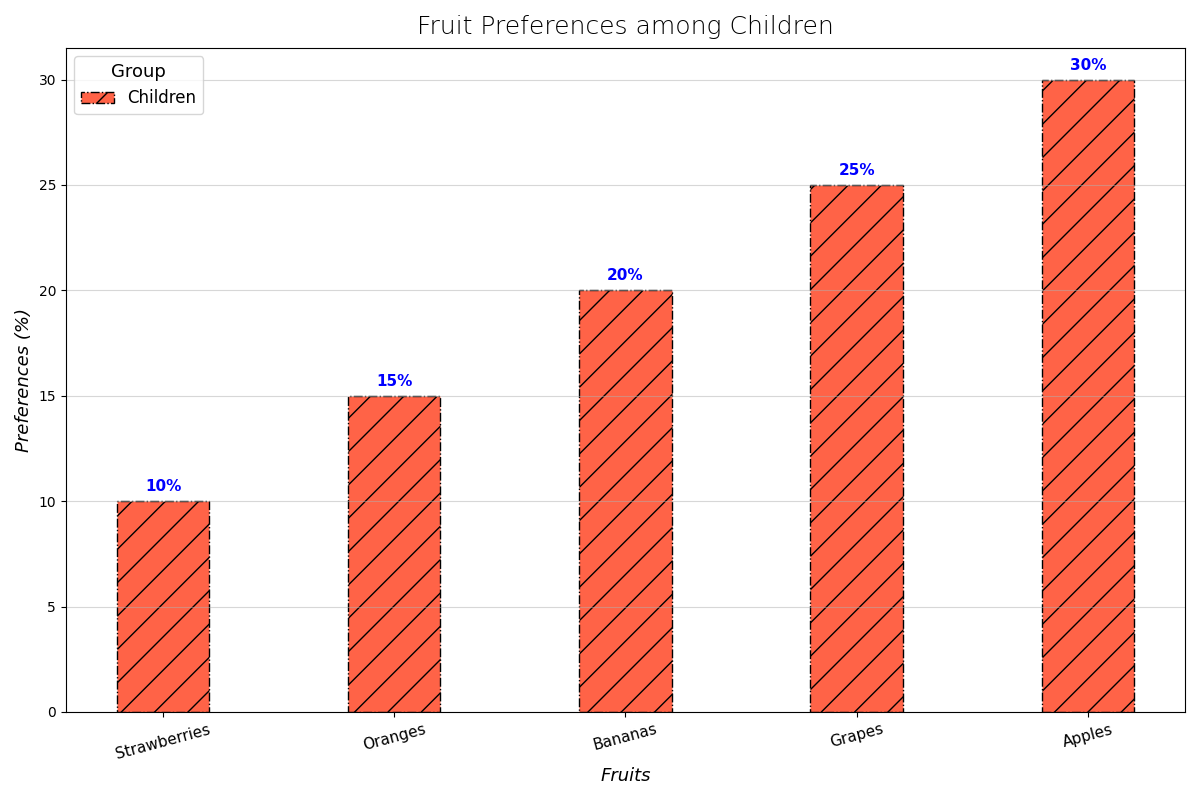

Recreate this plot in Python.
import matplotlib.pyplot as plt
import numpy as np

fruits = ['Apples', 'Bananas', 'Oranges', 'Grapes', 'Strawberries']
children_preferences = [30, 20, 15, 25, 10]

# Sort the data in ascending order
sorted_indices = np.argsort(children_preferences)
sorted_fruits = [fruits[i] for i in sorted_indices]
sorted_preferences = [children_preferences[i] for i in sorted_indices]

fig, ax = plt.subplots(figsize=(12, 8))

bar_width = 0.4
indices = np.arange(len(fruits))
children_index = indices

bars_children = ax.bar(children_index, sorted_preferences, width=bar_width, label='Children', color='#FF6347', edgecolor='black', linestyle='-.', hatch='/')

ax.set_title("Fruit Preferences among Children", fontsize=18, fontweight='light', pad=10)
ax.set_xlabel("Fruits", fontsize=13, fontstyle='italic')
ax.set_ylabel("Preferences (%)", fontsize=13, fontstyle='italic')

ax.set_xticks(indices)
ax.set_xticklabels(sorted_fruits, fontsize=11, rotation=15)

for bar in bars_children:
    height = bar.get_height()
    ax.annotate(f'{height}%', xy=(bar.get_x() + bar.get_width() / 2, height),
                xytext=(0, 5), textcoords="offset points",
                ha='center', va='bottom', fontsize=11, fontweight='bold', color='blue')

ax.legend(title='Group', fontsize=12, title_fontsize='13', loc='upper left')

ax.yaxis.grid(True, linestyle='-', alpha=0.5)

plt.tight_layout()

plt.show()
